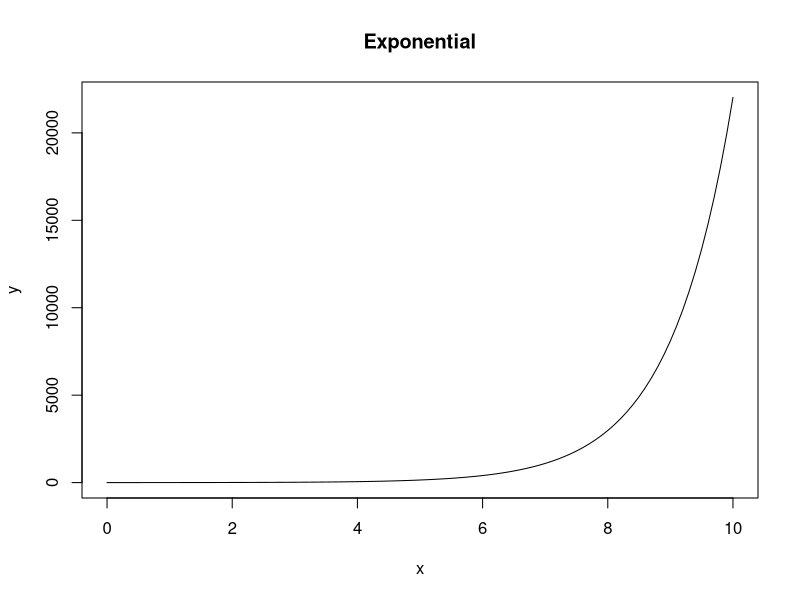
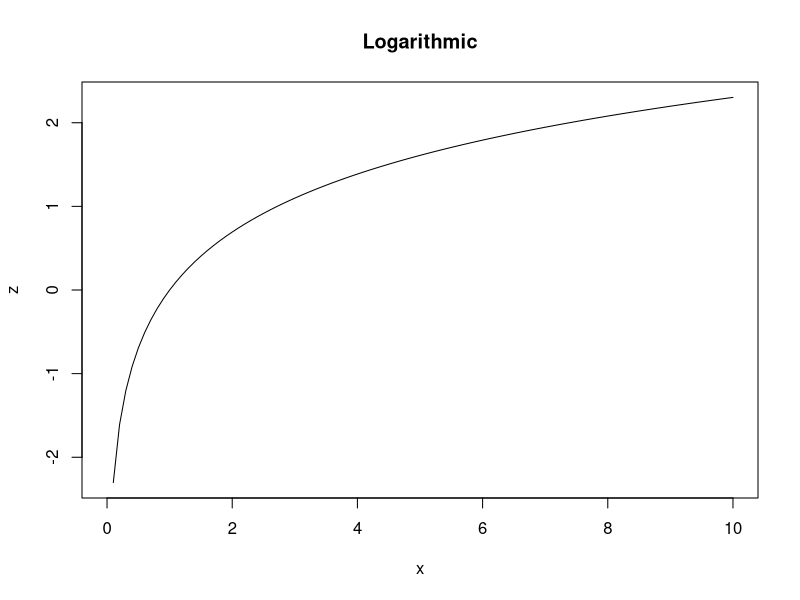
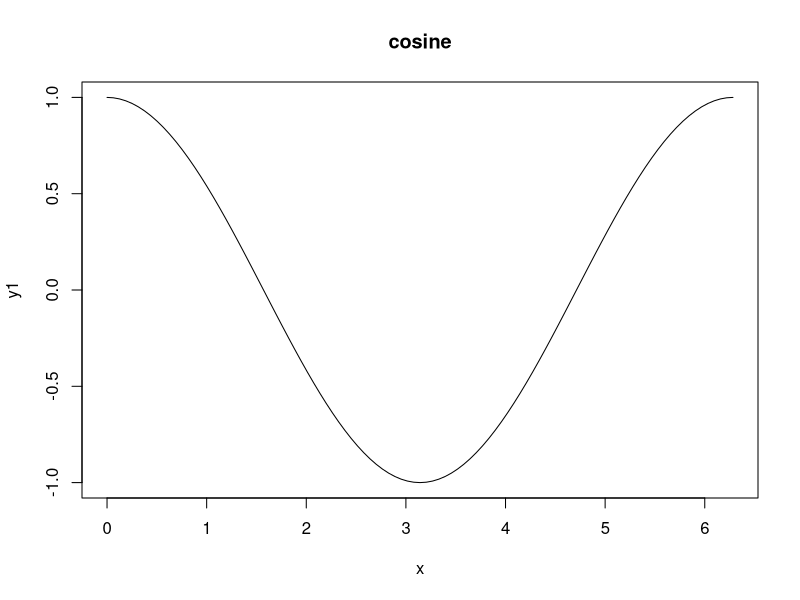
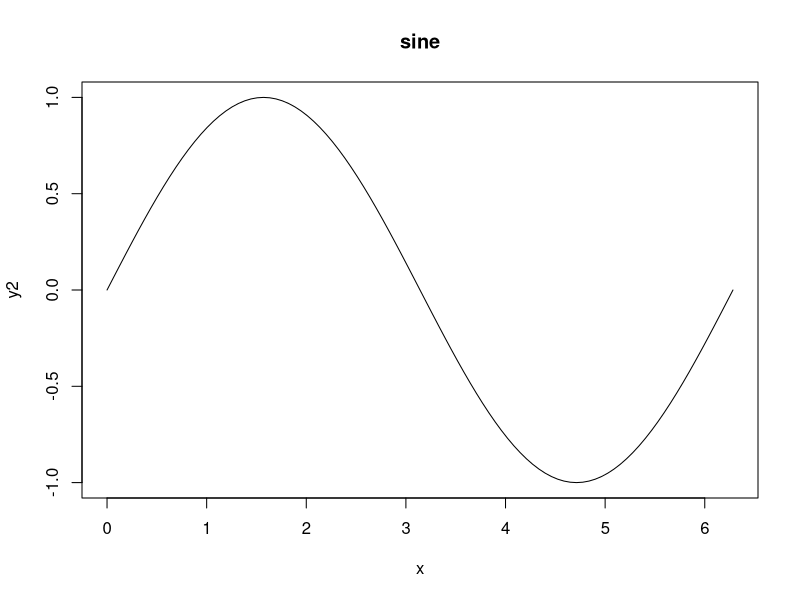
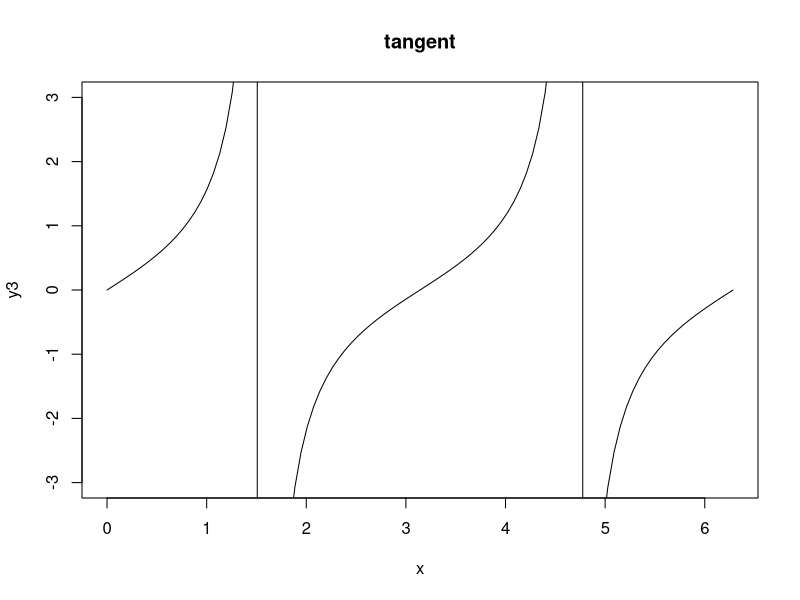
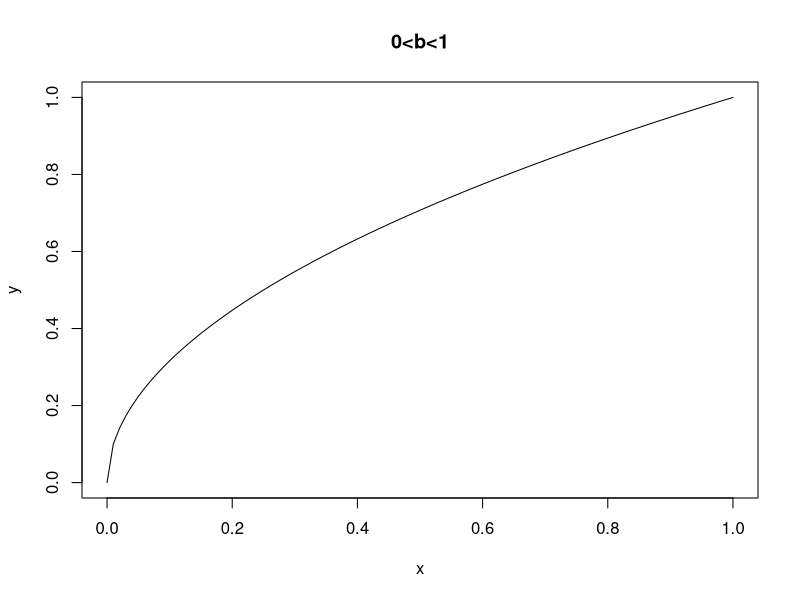
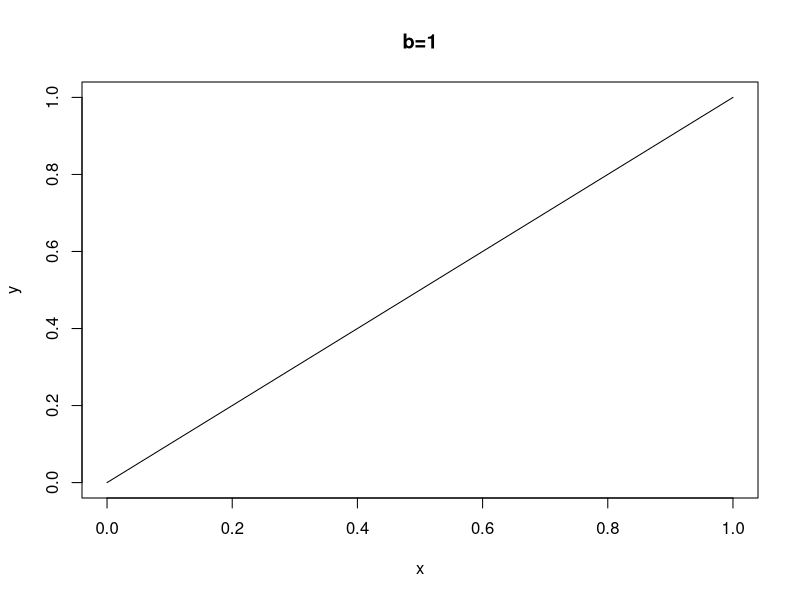
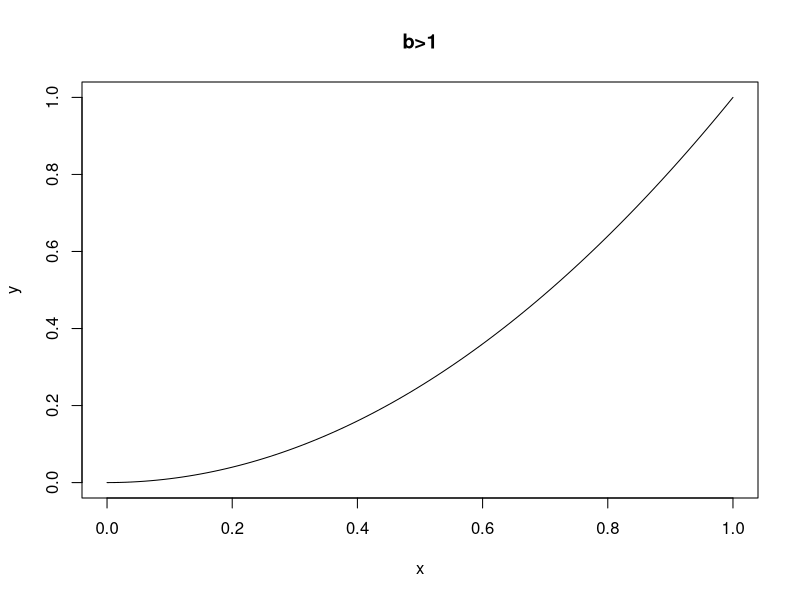

R code for these plots, in order:
# Math.r (Adapted from Crawley-2007.(195-277))

## Mathematical Functions (195-207)
### Logarithmic functions (196)
x<-seq(0,10,0.1)

y<-exp(x)
plot(y~x,type="l",main="Exponential")

z<-log(x)
plot(z~x,type="l",main="Logarithmic")

### Trigonometric functions (197)
x<-seq(0,2*pi,2*pi/100)
y1<-cos(x)
y2<-sin(x)
y3<-tan(x)
plot(y1~x,type="l",main="cosine")
plot(y2~x,type="l",main="sine")
plot(y3~x,type="l",ylim=c(-3,3),main="tangent")

### Power laws (197-199) [Could use manipulate here]
x<-seq(0,1,0.01)
y<-x^0.5
plot(x,y,type="l",main="0<b<1")
y<-x
plot(x,y,type="l",main="b=1")
y<-x^2
plot(x,y,type="l",main="b>1")
y<-1/x
plot(x,y,type="l",main="b<1")

### Polynomial functions
par(mfrow=c(2,2))
x<-seq(0,10,0.1)
y1<-2+5*x-0.2*x^2
y2<-2+5*x-0.4*x^2
y3<-2+4*x-0.6*x^2+0.04*x^3
y4<-2+4*x+2*x^2-0.6*x^3+0.04*x^4
plot(x,y1,type="l",ylab="y",main="decelerating")
plot(x,y2,type="l",ylab="y",main="humped")
plot(x,y3,type="l",ylab="y",main="inflection")
plot(x,y4,type="l",ylab="y",main="local maximum")

par(mfrow=c(2,2))
y1<-x/(2+5*x)
y2<-1/(x-2+4/x)
y3<-1/(x^2-2+4/x)
plot(x,y1,type="l",ylab="y",main="Michaelis-Menten")
plot(x,y2,type="l",ylab="y",main="shallow hump")
plot(x,y3,type="l",ylab="y",main="steep hump")

### Gamma function (201)
par(mfrow=c(1,1))
t<-seq(0.2,4,0.01)
plot(t,gamma(t),type="l")
abline(h=1,lty=2)

plot(gamma(seq(0.2,1,0.01)))
### Asymptotic functions
(1/44.44 - 1/70.59)/(1/0.2 - 1/0.6)
(1/0.2) * (((400*0.2)/44.44) - 1)
  
### Sigmoid (S-shaped) functions (203-204)
par(mfrow=c(2,2))
x<-seq(0,10,0.1)
y1<-100/(1+90*exp(-1*x))
y2<-20+100/(1+exp(0.8*(3-x)))
plot(x,y1,type="l",main="three-parameter logistic")
plot(x,y2,type="l",ylim=c(0,140),main="four-parameter logistic")

x<--200:100
y<-100*exp(-exp(0.02*x))
plot(x,y,type="l",main="negative Gompertz")

x<-0:100
y<-50*exp(-5*exp(-0.08*x))
plot(x,y,type="l",main="positive Gompertz")
### Biexponential model
### Transformation of the response and explanatory variables
### Probability functions (206-207)
par(mfrow=c(1,1))
x<-0:6
plot(x,factorial(x),type="s",main="factorial x",log="y")

choose(8,3)

plot(0:8,choose(8,0:8),type="s",main="binomial coefficients")
## Continuous Probability Distributions (208-241)
### Normal distribution (210)
### The central limit theorem (213-216)
hist(runif(10000)*10,main="")

means<-numeric(10000)
for(i in 1:10000){
  means[i]<-mean(runif(5)*10)
}
hist(means,ylim=c(0,1600))
mean(means)
sd(means)

xv<-seq(0,10,0.1)
yv<-dnorm(xv,mean=4.98214,sd=1.274905)*5000
lines(xv,yv)

par(mfrow=c(2,2))
hist(sample(1:6,replace=T,10000),breaks=0.5:6.5,main="",xlab="one die")

a<-sample(1:6,replace=T,10000)
b<-sample(1:6,replace=T,10000)
hist(a+b,breaks=1.5:12.5,main="",xlab="two dice")

c<-sample(1:6,replace=T,10000)
hist(a+b+c,breaks=2.5:18.5,main="",xlab="three dice")

d<-sample(1:6,replace=T,10000)
e<-sample(1:6,replace=T,10000)
hist(a+b+c+d+e,breaks=4.5:30.5,main="",xlab="five dice")

mean(a+b+c+d+e)
sd(a+b+c+d+e)
lines(seq(1,30,0.1),dnorm(seq(1,30,0.1),17.5227,3.778877)*10000)
### Maximum likelihood with the normal distribution (216)
### Generating random numbers... (219)
### Comparing data with a normal distribution (220)
### Other distributions used in hypothesis testing (221)
#### Chi-Squared
#### Fisher's F
#### Student's t
#### The Gamma Distribution
#### The Exponential Distribution
#### Cauchy
#### The lognormal distribution
#### The logistic distribution
#### The log-logistic distribution
#### The Weibull distribution
#### Multivariate normal distribution
#### The uniform distribution (240-241)
x<-ceiling(runif(10000)*6)
table(x)
hist(x,breaks=0.5:6.5,main="")

x<-runif(1000000)
y<-runif(1000000)
plot(x,y,pch=16) # All black

table(cut(x,6),cut(y,6))
#### Plotting empirical cumulative distribution functions

##### Cumulative Probability Function (208)
curve(pnorm(x),-3,3)
arrows(-1,0,-1,pnorm(-1),col="red")
arrows(-1,pnorm(-1),-3,pnorm(-1),col="green")

pnorm(-1)
##### Probability Density (208)
curve(dnorm(x),-3,3)

## Discrete Probability Distributions (242-258)
## Matrix Algebra (258-275)
## Differential Equations (275-277)